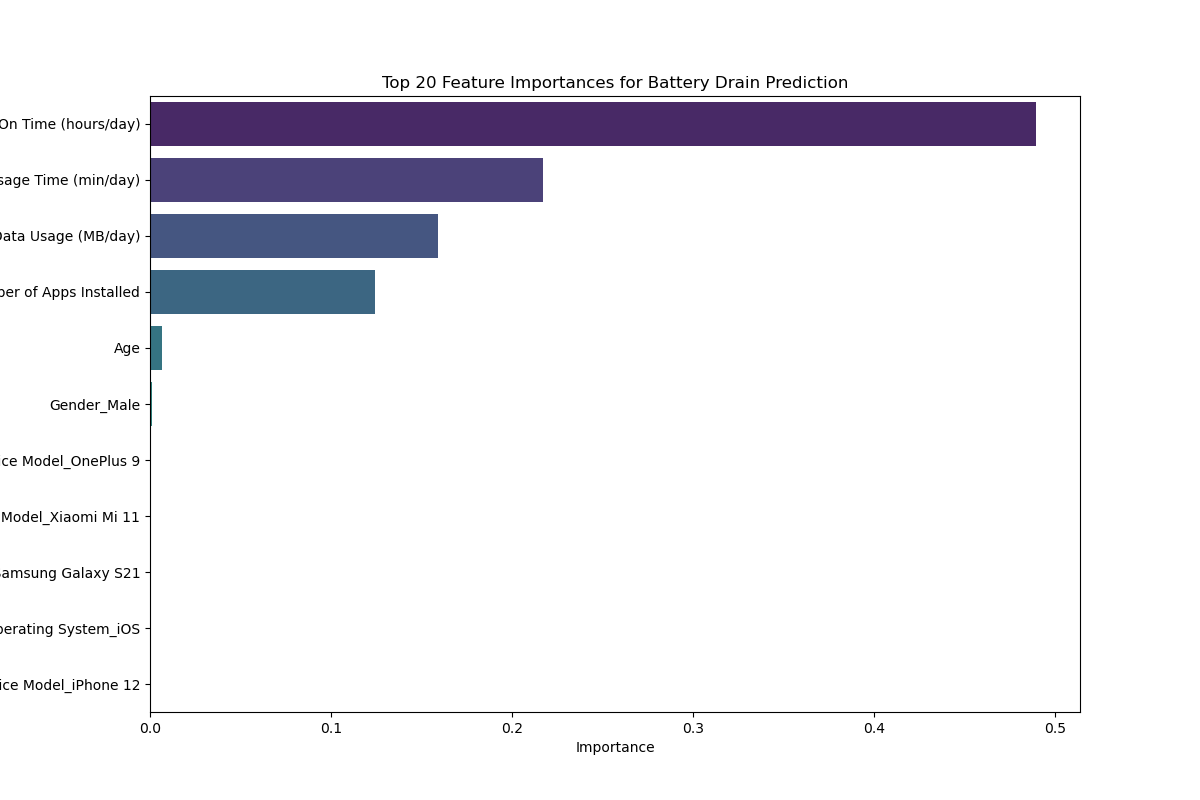

Write the Python code that produced this figure.
import pandas as pd 
import numpy as np 
import matplotlib.pyplot as plt 
import seaborn as sns
import warnings 
warnings.filterwarnings("ignore")
from sklearn.model_selection import train_test_split
from sklearn.preprocessing import StandardScaler, OneHotEncoder
from sklearn.compose import ColumnTransformer
from sklearn.pipeline import Pipeline
from sklearn.metrics import classification_report, confusion_matrix
from sklearn.ensemble import RandomForestClassifier
from sklearn.linear_model import LogisticRegression
from sklearn.ensemble import RandomForestRegressor
from sklearn.linear_model import LinearRegression
from sklearn.metrics import mean_absolute_error, mean_squared_error, r2_score


df = pd.read_csv('user_behavior_dataset.csv')
df.columns
print(df)
print(df.columns)
print(df.info())
print(df.isnull().sum())
print(df.head(15))

X = df.drop(['User ID', 'Battery Drain (mAh/day)'], axis=1)   
y = df['Battery Drain (mAh/day)']

categorical_cols = ['Device Model', 'Operating System', 'Gender']
numerical_cols = ['App Usage Time (min/day)', 'Screen On Time (hours/day)',
                  'Number of Apps Installed', 'Data Usage (MB/day)', 'Age']

preprocessor = ColumnTransformer(
    transformers=[
        ('num', StandardScaler(), numerical_cols),
        ('cat', OneHotEncoder(drop='first'), categorical_cols)])


model = Pipeline(steps=[
    ('preprocessor', preprocessor),
    ('regressor', RandomForestRegressor(random_state=42))
])

X_train, X_test, y_train, y_test = train_test_split(X, y, test_size=0.3, random_state=42)
model.fit(X_train, y_train)
y_pred = model.predict(X_test)
print("Mean Absolute Error (MAE):", mean_absolute_error(y_test, y_pred))
print("Mean Squared Error (MSE):", mean_squared_error(y_test, y_pred))
print("Root Mean Squared Error (RMSE):", mean_squared_error(y_test, y_pred, squared=False))
print("R-squared (R²):", r2_score(y_test, y_pred))

if hasattr(model.named_steps['regressor'], 'feature_importances_'):
   
    ohe = model.named_steps['preprocessor'].named_transformers_['cat']
    feature_names = numerical_cols + list(ohe.get_feature_names_out(categorical_cols))
    
    importances = model.named_steps['regressor'].feature_importances_
    feature_importance_df = pd.DataFrame({'Feature': feature_names, 'Importance': importances})
    feature_importance_df = feature_importance_df.sort_values(by='Importance', ascending=False)
    
    plt.figure(figsize=(12, 8))
    sns.barplot(x='Importance', y='Feature', data=feature_importance_df.head(20), palette='viridis')
    plt.title('Top 20 Feature Importances for Battery Drain Prediction')
    plt.show()
    
    
# Predict the battery drain for a new user scenario
new_user = pd.DataFrame([[180, 5.0, 50, 800, 30, 'Google Pixel 5', 'Android', 'Male']],
                        columns=['App Usage Time (min/day)', 'Screen On Time (hours/day)', 
                                 'Number of Apps Installed', 'Data Usage (MB/day)', 
                                 'Age', 'Device Model', 'Operating System', 'Gender'])

# Predict and print the result
print(f'Predicted Battery Drain for new user: {np.round(model.predict(new_user), 2)} mAh/day')

plt.savefig('user_behavior_rf.png')
